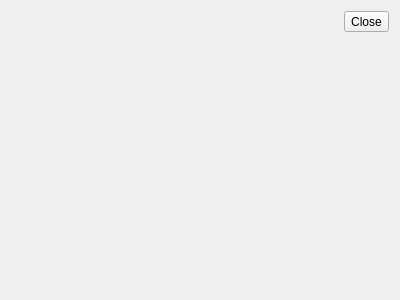
<?xml version="1.0" encoding="UTF-8"?>
<ui version="4.0">
 <class>SplitterWindow</class>
 <widget class="QWidget" name="SplitterWindow">
  <property name="geometry">
   <rect>
    <x>0</x>
    <y>0</y>
    <width>400</width>
    <height>300</height>
   </rect>
  </property>
  <property name="windowTitle">
   <string/>
  </property>
  <layout class="QVBoxLayout" name="verticalLayout">
   <item>
    <layout class="QHBoxLayout" name="titleBar">
     <item>
      <widget class="QLabel" name="titleLabel">
       <property name="sizePolicy">
        <sizepolicy hsizetype="Preferred" vsizetype="Maximum">
         <horstretch>0</horstretch>
         <verstretch>0</verstretch>
        </sizepolicy>
       </property>
       <property name="text">
        <string/>
       </property>
      </widget>
     </item>
     <item>
      <spacer name="horizontalSpacer">
       <property name="orientation">
        <enum>Qt::Horizontal</enum>
       </property>
       <property name="sizeType">
        <enum>QSizePolicy::Fixed</enum>
       </property>
       <property name="sizeHint" stdset="0">
        <size>
         <width>16</width>
         <height>8</height>
        </size>
       </property>
      </spacer>
     </item>
     <item>
      <widget class="qtSqueezedLabel" name="filenameLabel">
       <property name="sizePolicy">
        <sizepolicy hsizetype="Preferred" vsizetype="Maximum">
         <horstretch>0</horstretch>
         <verstretch>0</verstretch>
        </sizepolicy>
       </property>
       <property name="elideMode">
        <set>qtSqueezedLabel::ElideEnd|qtSqueezedLabel::ElideFade</set>
       </property>
      </widget>
     </item>
     <item>
      <widget class="QToolButton" name="closeButton">
       <property name="text">
        <string>Close</string>
       </property>
       <property name="icon">
        <iconset theme="window-close"/>
       </property>
      </widget>
     </item>
    </layout>
   </item>
   <item>
    <widget class="QWidget" name="centralWidget" native="true"/>
   </item>
  </layout>
 </widget>
 <customwidgets>
  <customwidget>
   <class>qtSqueezedLabel</class>
   <extends>QLabel</extends>
   <header>qtSqueezedLabel.h</header>
   <container>1</container>
  </customwidget>
 </customwidgets>
 <resources/>
 <connections/>
</ui>
